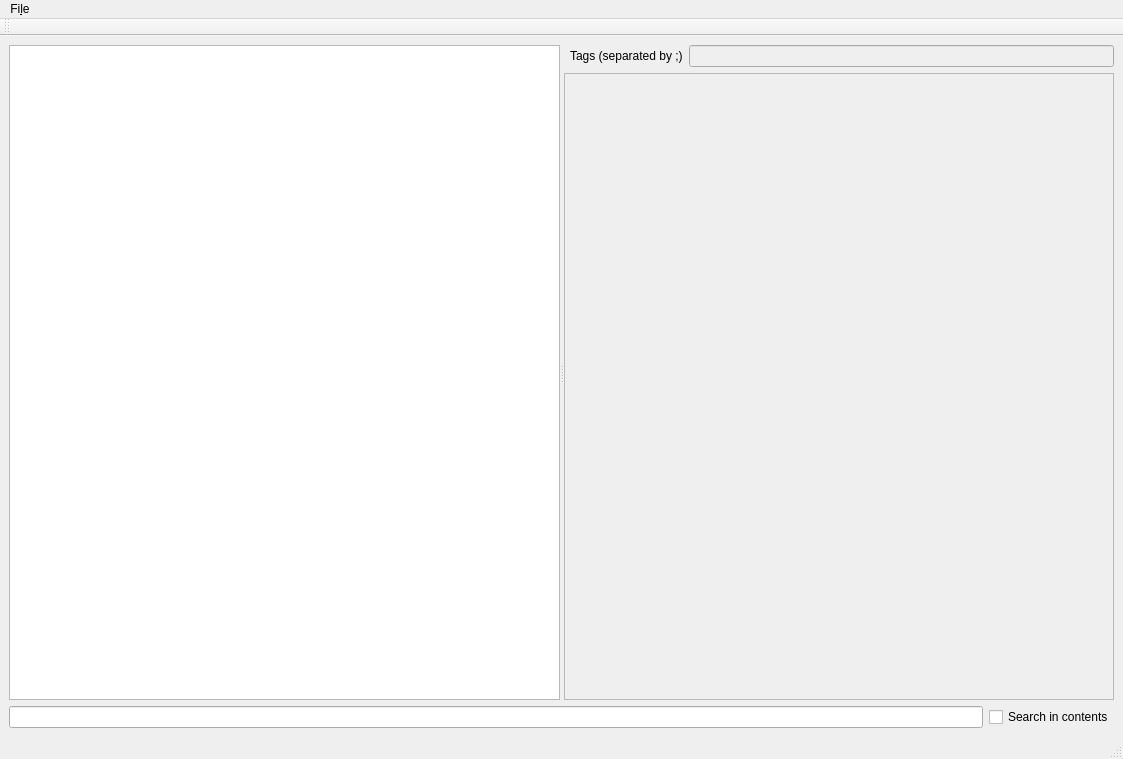
<?xml version="1.0" encoding="UTF-8"?>
<ui version="4.0">
 <class>MainWindow</class>
 <widget class="QMainWindow" name="MainWindow">
  <property name="geometry">
   <rect>
    <x>0</x>
    <y>0</y>
    <width>1123</width>
    <height>759</height>
   </rect>
  </property>
  <property name="windowTitle">
   <string>MainWindow</string>
  </property>
  <widget class="QWidget" name="centralwidget">
   <layout class="QVBoxLayout" name="verticalLayout_2">
    <item>
     <widget class="QSplitter" name="m_splitter">
      <property name="orientation">
       <enum>Qt::Horizontal</enum>
      </property>
      <widget class="QTreeView" name="m_treeView">
       <property name="sizePolicy">
        <sizepolicy hsizetype="Preferred" vsizetype="Expanding">
         <horstretch>0</horstretch>
         <verstretch>0</verstretch>
        </sizepolicy>
       </property>
       <property name="minimumSize">
        <size>
         <width>300</width>
         <height>0</height>
        </size>
       </property>
       <property name="baseSize">
        <size>
         <width>0</width>
         <height>0</height>
        </size>
       </property>
      </widget>
      <widget class="QWidget" name="layoutWidget">
       <layout class="QVBoxLayout" name="verticalLayout">
        <item>
         <layout class="QHBoxLayout" name="horizontalLayout">
          <item>
           <spacer name="horizontalSpacer">
            <property name="orientation">
             <enum>Qt::Horizontal</enum>
            </property>
            <property name="sizeType">
             <enum>QSizePolicy::Fixed</enum>
            </property>
            <property name="sizeHint" stdset="0">
             <size>
              <width>6</width>
              <height>20</height>
             </size>
            </property>
           </spacer>
          </item>
          <item>
           <layout class="QFormLayout" name="formLayout">
            <item row="0" column="0">
             <widget class="QLabel" name="label_2">
              <property name="text">
               <string>Tags (separated by ;)</string>
              </property>
             </widget>
            </item>
            <item row="0" column="1">
             <widget class="QLineEdit" name="m_tagsLineEdit">
              <property name="enabled">
               <bool>false</bool>
              </property>
              <property name="maximumSize">
               <size>
                <width>16777215</width>
                <height>16777215</height>
               </size>
              </property>
             </widget>
            </item>
           </layout>
          </item>
         </layout>
        </item>
        <item>
         <widget class="QPlainTextEdit" name="m_textEdit">
          <property name="enabled">
           <bool>false</bool>
          </property>
          <property name="font">
           <font>
            <family>DejaVu Sans Mono</family>
            <pointsize>11</pointsize>
            <weight>75</weight>
            <bold>true</bold>
           </font>
          </property>
         </widget>
        </item>
       </layout>
      </widget>
     </widget>
    </item>
    <item>
     <layout class="QHBoxLayout" name="horizontalLayout_2">
      <item>
       <widget class="QLineEdit" name="m_filterLineEdit"/>
      </item>
      <item>
       <widget class="QCheckBox" name="m_deepSearchCB">
        <property name="text">
         <string>Search in contents</string>
        </property>
       </widget>
      </item>
     </layout>
    </item>
   </layout>
  </widget>
  <widget class="QMenuBar" name="menubar">
   <property name="geometry">
    <rect>
     <x>0</x>
     <y>0</y>
     <width>1123</width>
     <height>30</height>
    </rect>
   </property>
   <widget class="QMenu" name="menuFile">
    <property name="title">
     <string>Fi&amp;le</string>
    </property>
    <addaction name="m_actionReload"/>
    <addaction name="m_actionExpandAll"/>
    <addaction name="m_actionQuit"/>
   </widget>
   <addaction name="menuFile"/>
  </widget>
  <widget class="QStatusBar" name="statusbar"/>
  <widget class="QToolBar" name="m_toolBar">
   <property name="windowTitle">
    <string>toolBar</string>
   </property>
   <attribute name="toolBarArea">
    <enum>TopToolBarArea</enum>
   </attribute>
   <attribute name="toolBarBreak">
    <bool>false</bool>
   </attribute>
  </widget>
  <action name="m_actionNew">
   <property name="text">
    <string>&amp;New Snippet</string>
   </property>
   <property name="shortcutContext">
    <enum>Qt::WindowShortcut</enum>
   </property>
  </action>
  <action name="m_actionQuit">
   <property name="text">
    <string>&amp;Quit</string>
   </property>
  </action>
  <action name="m_actionReload">
   <property name="text">
    <string>&amp;Reload</string>
   </property>
  </action>
  <action name="m_actionExpandAll">
   <property name="text">
    <string>Expand All</string>
   </property>
  </action>
 </widget>
 <resources/>
 <connections/>
</ui>
